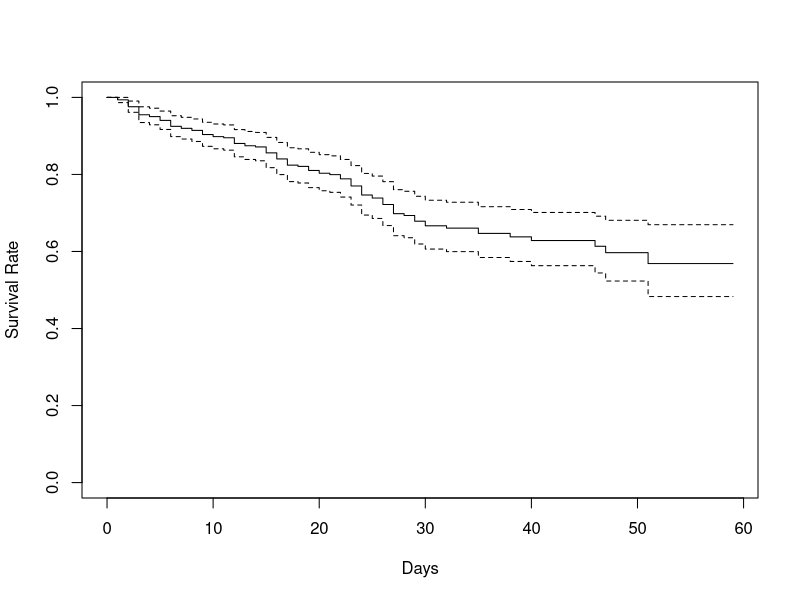
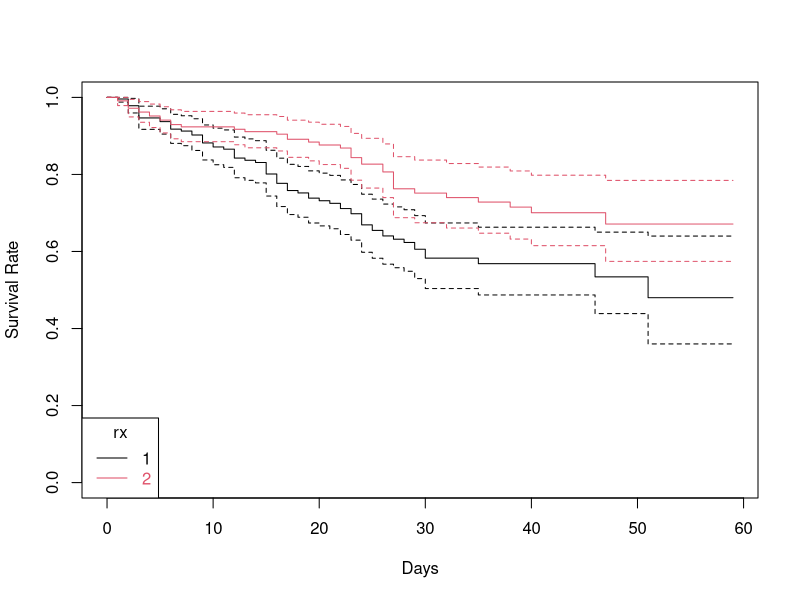
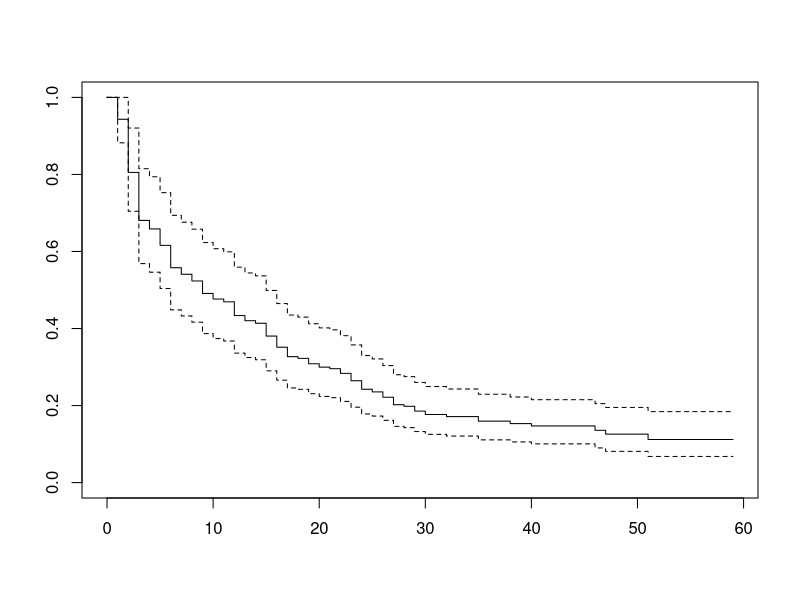
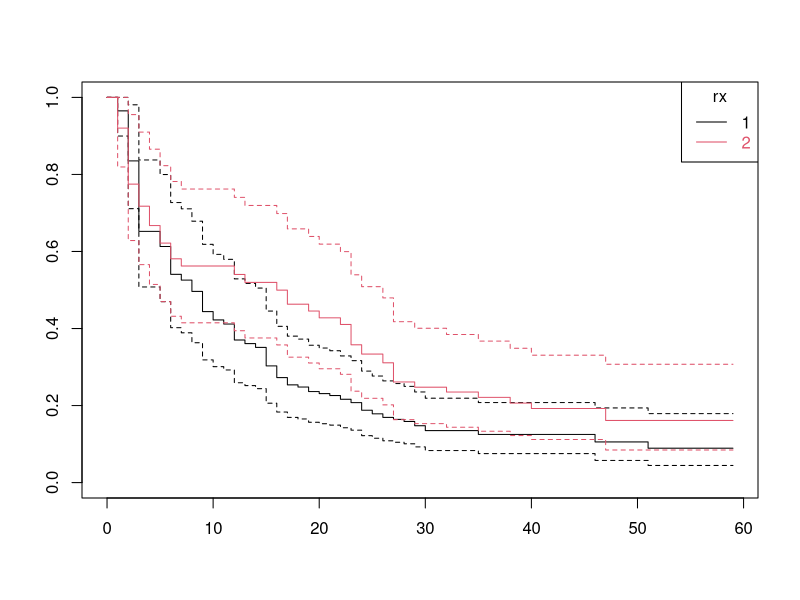

R code for these plots, in order:
require(survival)
head(bladder)

#データの一部を確認
bladder[100:105, ]

# build.yを使って目的変数を確認
survObject <- with(bladder[100:105, ], Surv(stop, event))

# 表示
survObject

# matrixを使って確認
survObject[, 1:2]

cox1 <- coxph(Surv(stop, event) ~ rx + number + size + enum, data = bladder)
summary(cox1)

plot(survfit(cox1), xlab = "Days", ylab = "Survival Rate", conf.int = TRUE)

cox2 <- coxph(Surv(stop, event) ~ strata(rx) + number + size + enum, data = bladder)
summary(cox2)

plot(survfit(cox2), xlab = "Days", ylab = "Survival Rate",
     conf.int = TRUE, col = 1:2)
legend("bottomleft", legend = c(1,2), lty = 1, col = 1:2,
       text.col = 1:2, title = "rx")

cox.zph(cox1)
cox.zph(cox2)

head(bladder2)
ag1 <- coxph(Surv(start, stop, event) ~ rx + number + size + enum +
               cluster(id), data = bladder2)
ag2 <- coxph(Surv(start, stop, event) ~ strata(rx) + number + size + enum +
               cluster(id), data = bladder2)
plot(survfit(ag1), conf.int = TRUE)
plot(survfit(ag2), conf.int = TRUE, col = 1:2)
legend("topright", legend = c(1,2), lty = 1, col = 1:2,
       text.col = 1:2, title = "rx")
